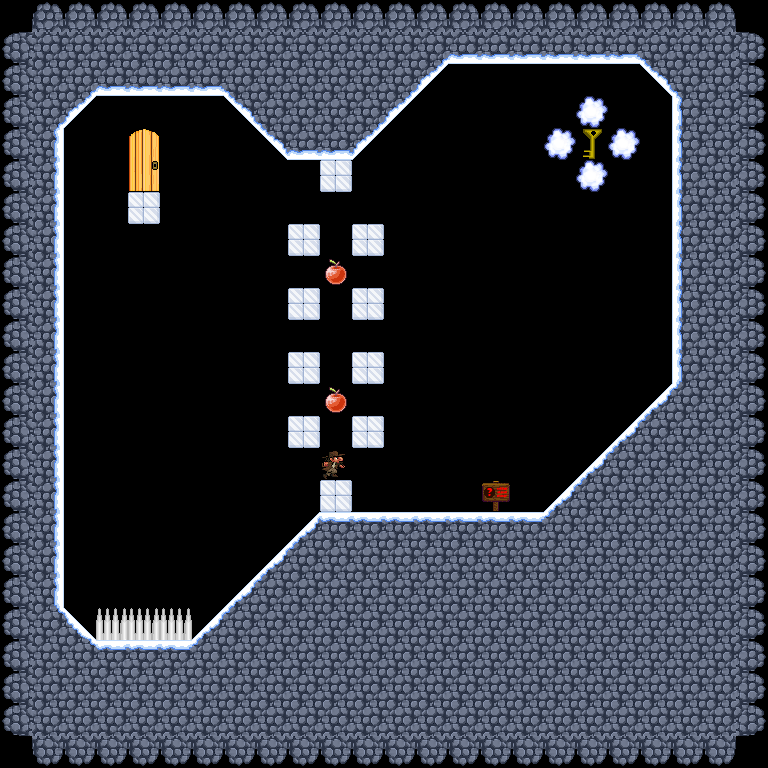

A 2D game scene composited from a Tiled map and its tileset images. What follows is a short description and the map's XML, with every tile layer's data as written:
An orthogonal 24x24 tile map with 32x32 px tiles, 1 tile layer (level).

<map version="1.0" orientation="orthogonal" width="24" height="24" tilewidth="32" tileheight="32">
 <properties>
  <property name="newton_adventure.background" value="arctic_background.png" />
 </properties>
 <tileset firstgid="1" source="../../arctic.tsx" />
 <layer name="level" width="24" height="24">
  <data encoding="csv">
   0,24,24,24,24,24,24,24,24,24,24,24,24,24,24,24,24,24,24,24,24,24,24,0
,29,27,27,27,27,27,27,27,27,27,27,27,27,34,32,32,32,32,32,32,33,27,27,30
,29,27,34,32,32,32,32,33,27,27,27,27,34,19,0,0,0,0,0,0,20,33,27,30
,29,34,19,0,0,0,0,20,33,27,27,34,19,0,0,0,0,0,6,0,0,25,27,30
,29,26,0,0,0,0,0,0,20,32,32,19,0,0,0,0,0,6,4,6,0,25,27,30
,29,26,0,0,5,0,0,0,0,0,23,0,0,0,0,0,0,0,6,0,0,25,27,30
,29,26,0,0,23,0,0,0,0,0,0,0,0,0,0,0,0,0,0,0,0,25,27,30
,29,26,0,0,0,0,0,0,0,23,0,23,0,0,0,0,0,0,0,0,0,25,27,30
,29,26,0,0,0,0,0,0,0,0,3,0,0,0,0,0,0,0,0,0,0,25,27,30
,29,26,0,0,0,0,0,0,0,23,0,23,0,0,0,0,0,0,0,0,0,25,27,30
,29,26,0,0,0,0,0,0,0,0,0,0,0,0,0,0,0,0,0,0,0,25,27,30
,29,26,0,0,0,0,0,0,0,23,0,23,0,0,0,0,0,0,0,0,0,25,27,30
,29,26,0,0,0,0,0,0,0,0,3,0,0,0,0,0,0,0,0,0,17,35,27,30
,29,26,0,0,0,0,0,0,0,23,0,23,0,0,0,0,0,0,0,17,35,27,27,30
,29,26,0,0,0,0,0,0,0,0,2,0,0,0,0,0,0,0,17,35,27,27,27,30
,29,26,0,0,0,0,0,0,0,0,23,0,0,0,0,41,0,17,35,27,27,27,27,30
,29,26,0,0,0,0,0,0,0,17,31,31,31,31,31,31,31,35,27,27,27,27,27,30
,29,26,0,0,0,0,0,0,17,35,27,27,27,27,27,27,27,27,27,27,27,27,27,30
,29,26,0,0,0,0,0,17,35,27,27,27,27,27,27,27,27,27,27,27,27,27,27,30
,29,36,18,7,7,7,17,35,27,27,27,27,27,27,27,27,27,27,27,27,27,27,27,30
,29,27,36,31,31,31,35,27,27,27,27,27,27,27,27,27,27,27,27,27,27,27,27,30
,29,27,27,27,27,27,27,27,27,27,27,27,27,27,27,27,27,27,27,27,27,27,27,30
,29,27,27,27,27,27,27,27,27,27,27,27,27,27,27,27,27,27,27,27,27,27,27,30
,0,28,28,28,28,28,28,28,28,28,28,28,28,28,28,28,28,28,28,28,28,28,28,0
  </data>
 </layer>
</map>
